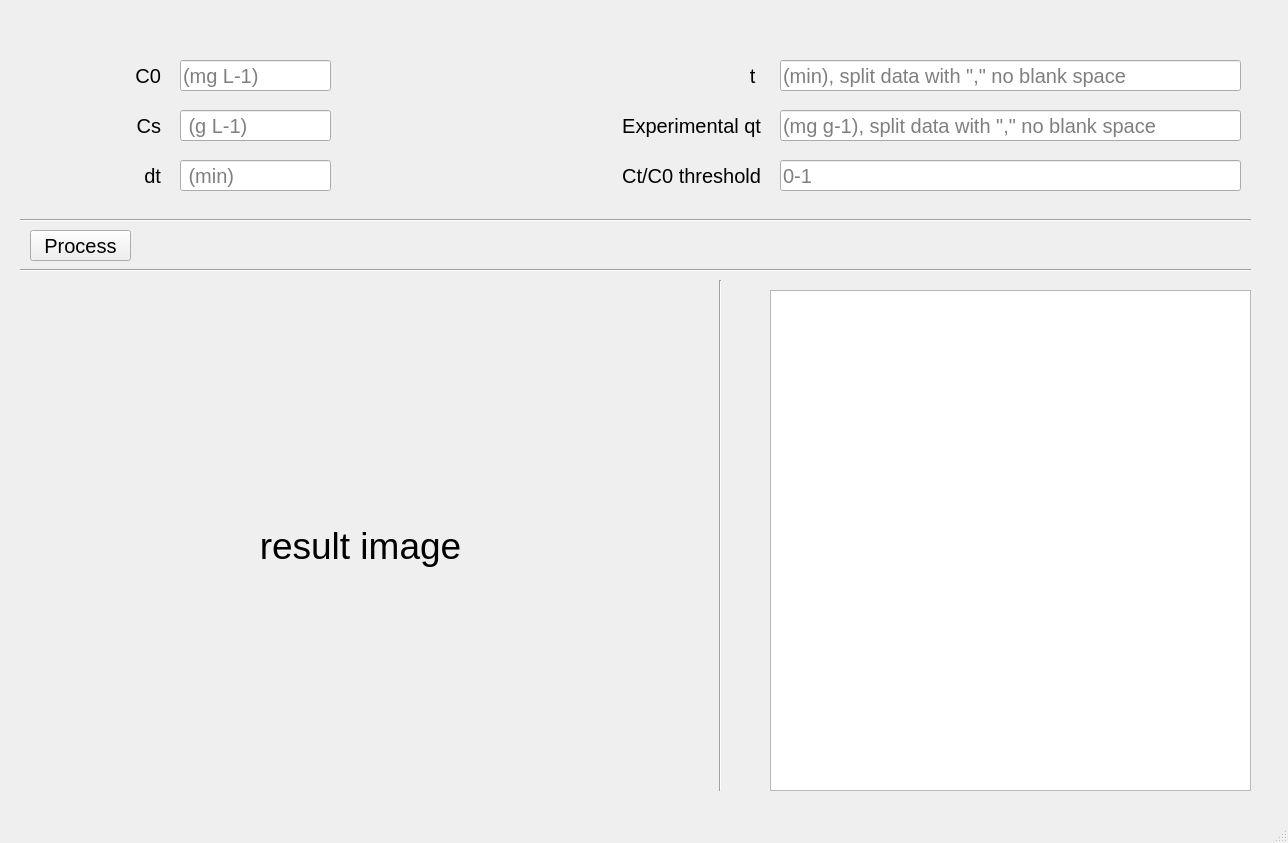
<?xml version="1.0" encoding="UTF-8"?>
<ui version="4.0">
 <class>MainWindow</class>
 <widget class="QMainWindow" name="MainWindow">
  <property name="geometry">
   <rect>
    <x>0</x>
    <y>0</y>
    <width>1288</width>
    <height>843</height>
   </rect>
  </property>
  <property name="font">
   <font>
    <pointsize>13</pointsize>
   </font>
  </property>
  <property name="windowTitle">
   <string>MainWindow</string>
  </property>
  <widget class="QWidget" name="centralwidget">
   <widget class="Line" name="line">
    <property name="geometry">
     <rect>
      <x>20</x>
      <y>210</y>
      <width>1231</width>
      <height>20</height>
     </rect>
    </property>
    <property name="orientation">
     <enum>Qt::Horizontal</enum>
    </property>
   </widget>
   <widget class="QLabel" name="show_img">
    <property name="geometry">
     <rect>
      <x>30</x>
      <y>290</y>
      <width>661</width>
      <height>511</height>
     </rect>
    </property>
    <property name="baseSize">
     <size>
      <width>0</width>
      <height>11</height>
     </size>
    </property>
    <property name="font">
     <font>
      <pointsize>28</pointsize>
     </font>
    </property>
    <property name="text">
     <string>result image</string>
    </property>
    <property name="scaledContents">
     <bool>true</bool>
    </property>
    <property name="alignment">
     <set>Qt::AlignCenter</set>
    </property>
   </widget>
   <widget class="Line" name="line_2">
    <property name="geometry">
     <rect>
      <x>20</x>
      <y>260</y>
      <width>1231</width>
      <height>20</height>
     </rect>
    </property>
    <property name="orientation">
     <enum>Qt::Horizontal</enum>
    </property>
   </widget>
   <widget class="QPushButton" name="process">
    <property name="geometry">
     <rect>
      <x>30</x>
      <y>230</y>
      <width>101</width>
      <height>31</height>
     </rect>
    </property>
    <property name="font">
     <font>
      <pointsize>15</pointsize>
     </font>
    </property>
    <property name="text">
     <string>Process</string>
    </property>
   </widget>
   <widget class="QTextBrowser" name="console">
    <property name="geometry">
     <rect>
      <x>770</x>
      <y>290</y>
      <width>481</width>
      <height>501</height>
     </rect>
    </property>
    <property name="font">
     <font>
      <family>Microsoft Sans Serif</family>
      <pointsize>14</pointsize>
     </font>
    </property>
   </widget>
   <widget class="Line" name="line_3">
    <property name="geometry">
     <rect>
      <x>710</x>
      <y>280</y>
      <width>20</width>
      <height>511</height>
     </rect>
    </property>
    <property name="orientation">
     <enum>Qt::Vertical</enum>
    </property>
   </widget>
   <widget class="QLabel" name="label_6">
    <property name="geometry">
     <rect>
      <x>480</x>
      <y>160</y>
      <width>281</width>
      <height>31</height>
     </rect>
    </property>
    <property name="font">
     <font>
      <pointsize>15</pointsize>
     </font>
    </property>
    <property name="text">
     <string>Ct/C0 threshold</string>
    </property>
    <property name="alignment">
     <set>Qt::AlignRight|Qt::AlignTrailing|Qt::AlignVCenter</set>
    </property>
   </widget>
   <widget class="QLineEdit" name="threshold">
    <property name="geometry">
     <rect>
      <x>780</x>
      <y>160</y>
      <width>461</width>
      <height>31</height>
     </rect>
    </property>
    <property name="font">
     <font>
      <pointsize>15</pointsize>
     </font>
    </property>
    <property name="text">
     <string/>
    </property>
    <property name="placeholderText">
     <string>0-1</string>
    </property>
   </widget>
   <widget class="QLabel" name="label_2">
    <property name="geometry">
     <rect>
      <x>10</x>
      <y>160</y>
      <width>151</width>
      <height>31</height>
     </rect>
    </property>
    <property name="font">
     <font>
      <pointsize>15</pointsize>
     </font>
    </property>
    <property name="text">
     <string>dt</string>
    </property>
    <property name="alignment">
     <set>Qt::AlignRight|Qt::AlignTrailing|Qt::AlignVCenter</set>
    </property>
   </widget>
   <widget class="QLabel" name="label">
    <property name="geometry">
     <rect>
      <x>10</x>
      <y>60</y>
      <width>151</width>
      <height>31</height>
     </rect>
    </property>
    <property name="font">
     <font>
      <pointsize>15</pointsize>
     </font>
    </property>
    <property name="text">
     <string>C0</string>
    </property>
    <property name="alignment">
     <set>Qt::AlignRight|Qt::AlignTrailing|Qt::AlignVCenter</set>
    </property>
   </widget>
   <widget class="QLabel" name="label_3">
    <property name="geometry">
     <rect>
      <x>10</x>
      <y>110</y>
      <width>151</width>
      <height>31</height>
     </rect>
    </property>
    <property name="font">
     <font>
      <pointsize>15</pointsize>
     </font>
    </property>
    <property name="text">
     <string>Cs</string>
    </property>
    <property name="alignment">
     <set>Qt::AlignRight|Qt::AlignTrailing|Qt::AlignVCenter</set>
    </property>
   </widget>
   <widget class="QLineEdit" name="cs">
    <property name="geometry">
     <rect>
      <x>180</x>
      <y>110</y>
      <width>151</width>
      <height>31</height>
     </rect>
    </property>
    <property name="font">
     <font>
      <pointsize>15</pointsize>
     </font>
    </property>
    <property name="text">
     <string/>
    </property>
    <property name="placeholderText">
     <string> (g L-1)</string>
    </property>
   </widget>
   <widget class="QLineEdit" name="c0">
    <property name="geometry">
     <rect>
      <x>180</x>
      <y>60</y>
      <width>151</width>
      <height>31</height>
     </rect>
    </property>
    <property name="font">
     <font>
      <pointsize>15</pointsize>
     </font>
    </property>
    <property name="text">
     <string/>
    </property>
    <property name="placeholderText">
     <string>(mg L-1)</string>
    </property>
   </widget>
   <widget class="QLineEdit" name="dt">
    <property name="geometry">
     <rect>
      <x>180</x>
      <y>160</y>
      <width>151</width>
      <height>31</height>
     </rect>
    </property>
    <property name="font">
     <font>
      <pointsize>15</pointsize>
     </font>
    </property>
    <property name="text">
     <string/>
    </property>
    <property name="placeholderText">
     <string> (min)</string>
    </property>
   </widget>
   <widget class="QLabel" name="label_4">
    <property name="geometry">
     <rect>
      <x>480</x>
      <y>60</y>
      <width>281</width>
      <height>31</height>
     </rect>
    </property>
    <property name="font">
     <font>
      <pointsize>15</pointsize>
     </font>
    </property>
    <property name="text">
     <string>t </string>
    </property>
    <property name="alignment">
     <set>Qt::AlignRight|Qt::AlignTrailing|Qt::AlignVCenter</set>
    </property>
   </widget>
   <widget class="QLineEdit" name="t">
    <property name="geometry">
     <rect>
      <x>780</x>
      <y>60</y>
      <width>461</width>
      <height>31</height>
     </rect>
    </property>
    <property name="font">
     <font>
      <pointsize>15</pointsize>
     </font>
    </property>
    <property name="text">
     <string/>
    </property>
    <property name="placeholderText">
     <string>(min), split data with &quot;,&quot; no blank space</string>
    </property>
   </widget>
   <widget class="QLabel" name="label_5">
    <property name="geometry">
     <rect>
      <x>480</x>
      <y>110</y>
      <width>281</width>
      <height>31</height>
     </rect>
    </property>
    <property name="font">
     <font>
      <pointsize>15</pointsize>
     </font>
    </property>
    <property name="text">
     <string>Experimental qt</string>
    </property>
    <property name="alignment">
     <set>Qt::AlignRight|Qt::AlignTrailing|Qt::AlignVCenter</set>
    </property>
   </widget>
   <widget class="QLineEdit" name="qt">
    <property name="geometry">
     <rect>
      <x>780</x>
      <y>110</y>
      <width>461</width>
      <height>31</height>
     </rect>
    </property>
    <property name="font">
     <font>
      <pointsize>15</pointsize>
     </font>
    </property>
    <property name="text">
     <string/>
    </property>
    <property name="placeholderText">
     <string>(mg g-1), split data with &quot;,&quot; no blank space</string>
    </property>
   </widget>
  </widget>
  <widget class="QStatusBar" name="statusbar"/>
 </widget>
 <resources/>
 <connections/>
</ui>
